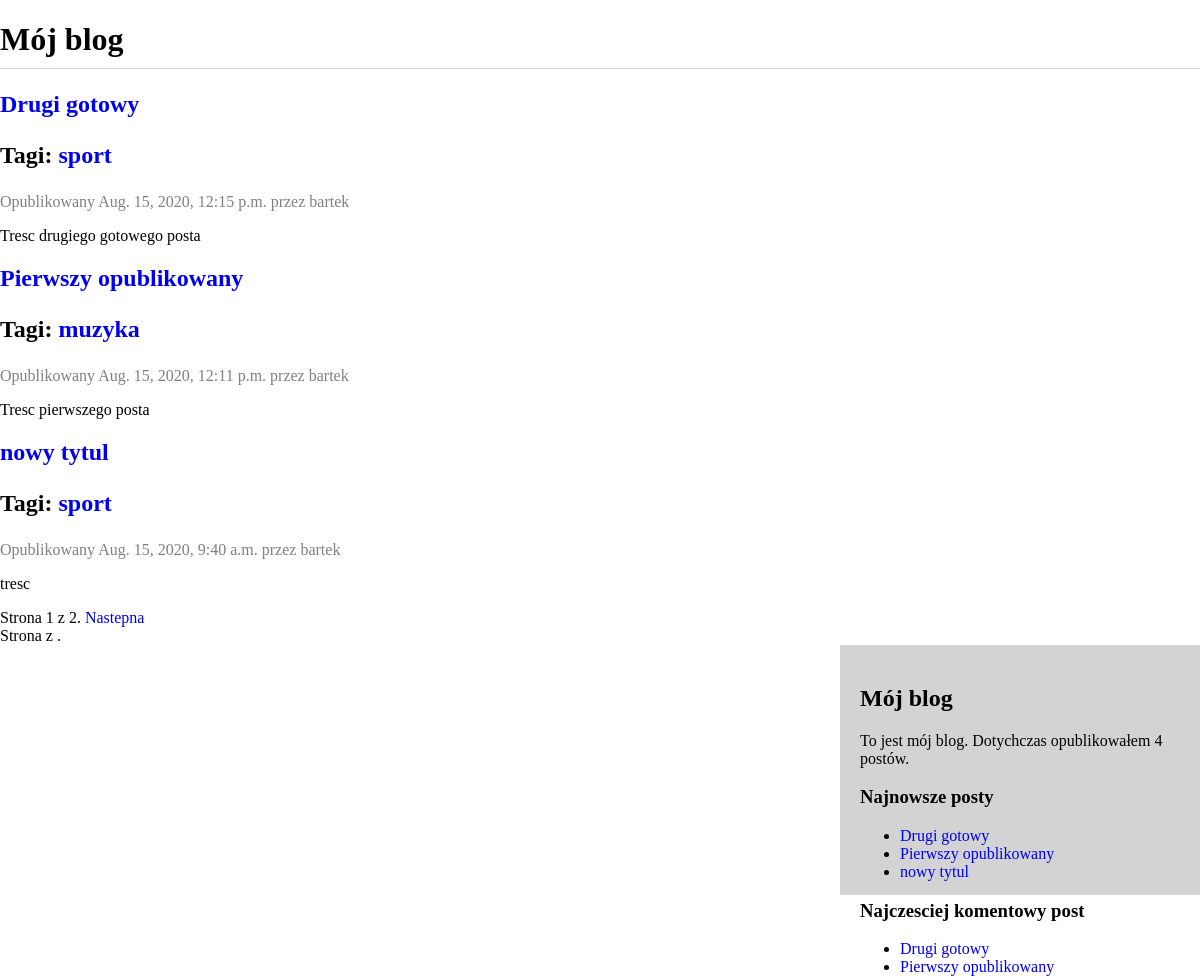
The page /blog/ on the database as committed earlier.
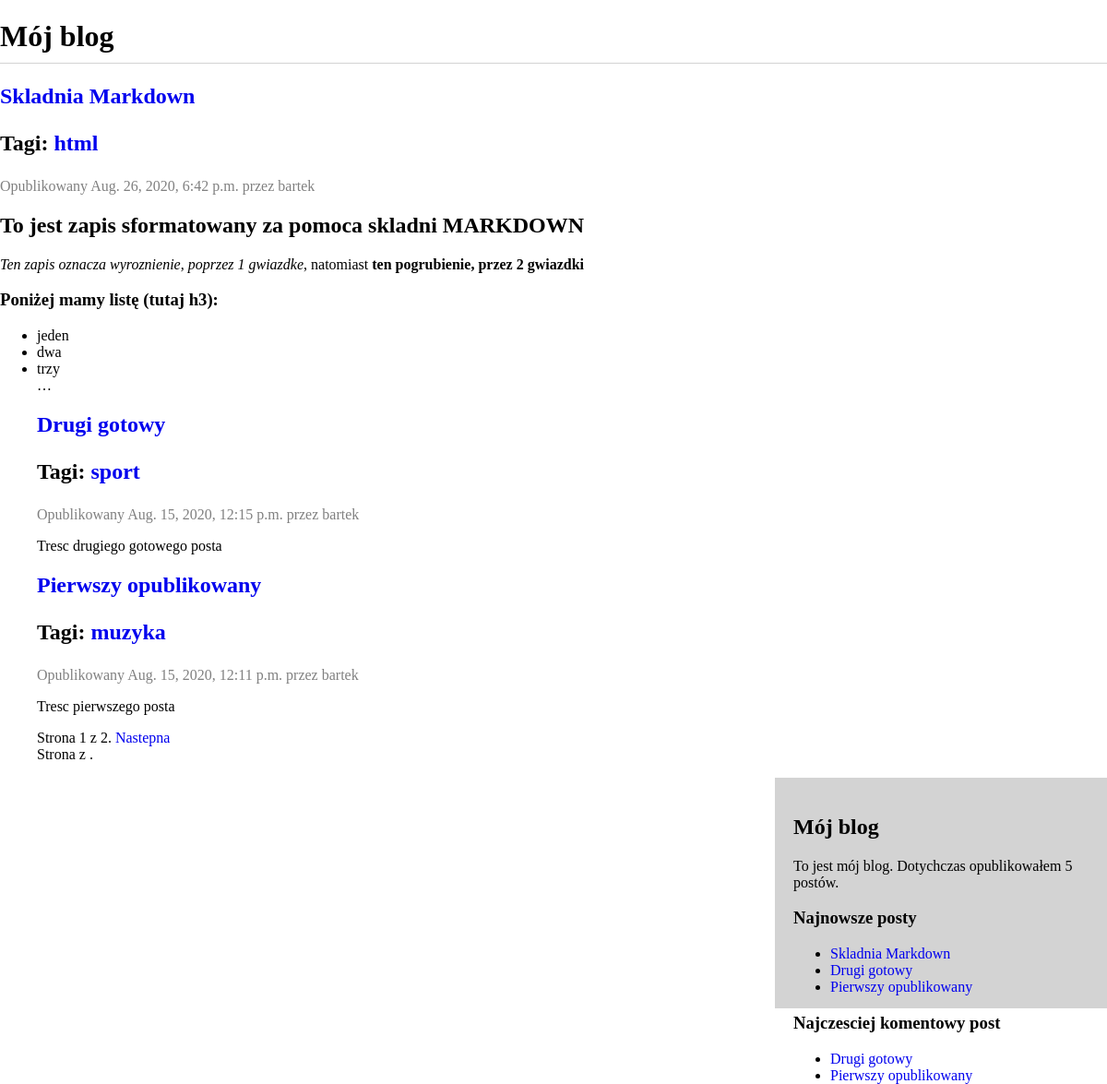
The same page on the database as committed later.
### blog/models.py (models this page shows, shortened)
class Post(models.Model):
    STATUS_CHOICES = (
        ('draft','Draft'),
        ('published', 'Published'),
    )
    title = models.CharField(max_length=250)
    slug = models.SlugField(max_length=250, unique_for_date='publish')
    author = models.ForeignKey(User, on_delete=models.CASCADE, related_name='blog_posts')
    body = models.TextField()
    publish = models.DateTimeField(default=timezone.now)
    created = models.DateTimeField(auto_now_add=True)
    updated = models.DateTimeField(auto_now=True)
    status = models.CharField(max_length=10, choices=STATUS_CHOICES, default='draft')
    objects = models.Manager()              #manager domyslny
    published = PublishedManager()          #manager niestandardowy
    tags = TaggableManager()
    class Meta:
        ordering = ('-publish',)
    def get_absolute_url(self):
        return reverse('blog:post_detail',args=[self.publish.year, self.publish.strftime('%m'), self.publish.strftime('%d'), self.slug])

### blog/views.py (the view)
# urls.py: path('', views.post_list, name='post_list'), #jako def w view
def post_list(request, tag_slug = None):
    object_list = Post.published.all()
    tag = None
    if tag_slug:
        tag = get_object_or_404(Tag, slug=tag_slug)
        object_list = object_list.filter(tags__in=[tag])
    paginator = Paginator(object_list, 3)    #trzy posty na stronie
    page = request.GET.get('page')
    try:
        posts = paginator.page(page)
    except PageNotAnInteger: #jezeli zmienna page nie jest l. calkowita, pobierana jest pirewsza strona
        posts = paginator.page(1)
    except EmptyPage:   #jezeli strona jest pusta (za duzy nr), pobiera sie ostatnia strona
        posts = paginator.page(paginator.num_pages)
    return render(request, 'blog/post/list.html', {'page':page,'posts':posts, 'tag':tag})

### blog/models.py (called while the page is built)
    def get_queryset(self):
        return super(PublishedManager, self).get_queryset().filter(status='published')

### blog/templatetags/blog_tags.py (called while the page is built)
@register.simple_tag
def total_posts():
    return Post.published.count()

@register.inclusion_tag('blog/post/latest_posts.html')
def show_latest_posts(count=5):
    latest_posts = Post.published.order_by('-publish')[:count]
    return {'latest_posts':latest_posts}

@register.simple_tag
def get_most_commented_posts(count=5):
    return Post.published.annotate(total_comments=Count('comments')).order_by('-total_comments')[:count]

@register.filter(name='markdown')
def markdown_format(text):
    return mark_safe(markdown.markdown(text))

### blog/templates/blog/post/list.html (shortened to what this page needs)
{% extends "blog/base.html" %}
{% load blog_tags %}
{% block content %}
    <h1>Mój blog</h1>
    {% for post in posts %}
        <h2>
            <a href="{{ post.get_absolute_url }}">
                {{ post.title }}
            </a>
            <p class='tags'> Tagi:
                {% for tag in post.tags.all %}
                    <a href="{% url 'blog:post_list_by_tag' tag.slug %}">
                        {{ tag.name }}
                    </a>
                {% endfor %}
            </p>
        </h2>
        <p class="date">
            Opublikowany {{ post.publish }} przez {{ post.author }}
        </p>
        {{ post.body|markdown|truncatewords:30 }}
    {% endfor %}
    {% include "pagination.html" with page=posts %}
    {% include "pagination.html" with page=page_obj %}
{% endblock %}

### blog/templates/blog/base.html (shortened to what this page needs)
{% load blog_tags %}
{% load static %}
<!DOCTYPE html>
<html lang="en">
<head>
    <link href="{% static 'blog.css' %}" rel="stylesheet">
</head>
<body>
    <div id="content">
        {% block content %}
        {% endblock %}
    </div>
    <div id="sidebar">
        <h2>Mój blog</h2>
        <p>To jest mój blog. Dotychczas opublikowałem {% total_posts %} postów. </p>
        <h3>Najnowsze posty</h3>
        {% show_latest_posts 3 %}
        <h3>Najczesciej komentowy post</h3>
        {% get_most_commented_posts 2 as most_commented_posts %}
        <ul>
            {% for most_commented_post in most_commented_posts %}
            <li>
                <a href="{{ most_commented_post.get_absolute_url }}">{{ most_commented_post.title }}</a>
            </li>
        {% endfor %}
        </ul>
    </div>
</body>
</html>

### blog/templates/pagination.html (shortened to what this page needs)
<div class="pagination">
    <span class="step-links">
        <span class="current">
            Strona {{ page.number }} z {{ page.paginator.num_pages }}.
        </span>
        {% if page.has_next %}
            <a href="?page= {{ page.next_page_number }}">Nastepna</a>
        {% endif %}
    </span>
</div>

### blog/templates/blog/post/latest_posts.html
<ul>
    {% for post in latest_posts %}
        <li>
            <a href="{{ post.get_absolute_url }}" > {{ post.title }} </a>
        </li>
    {% endfor %}
</ul>

### blog/static/blog.css (style rules this page uses)
* { box-sizing:border-box; }
a { text-decoration: none; }
body, html { height: 100%; margin: 0; }
h1 { border-bottom: 1px solid lightgrey; padding-bottom: 10px; }
.date, .info { color: grey; }
#container, #sidebar { display: inline-block; float: right; padding: 20px; height: 250px; width: 30%; background-color: lightgrey; }

Rows that differ between the two databases and show on the page:
no longer on this page (row unchanged): Post: title "nowy tytul", publish "Aug. 15, 2020, 9:40 a.m.", author "bartek", body "tresc", Tag (name "sport")
added Post: title "Skladnia Markdown", publish "Aug. 26, 2020, 6:42 p.m.", author "bartek", body "To jest zapis sformatowany za pomoca skladni MARKDOWN Ten zapis oznacza wyroznienie, poprzez 1 gwiazdke , natomiast ten pogrubienie, przez 2 gwiazdki Poniżej mamy listę (tutaj h3): jeden dwa trzy …"
added Tag: name "html", shown under "Skladnia Markdown"
Other text that changed with them:
text no longer shown: "4"
text now shown: "5"
